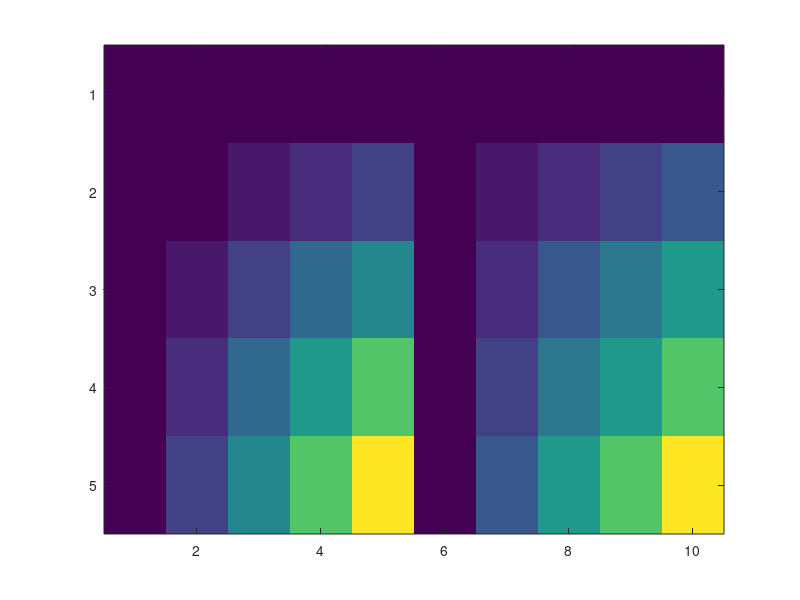

MATLAB code to generate this figure: (Note: this script raises an error after producing the figure.)
%% Graylevels
f = @(x, y) x'*(1-y);
x = linspace(0, 1, 5)
y = 1:-1/4:0;

M = f(x, y);

imgf = floor(M*15)
imgr = round(M*15)

imagesc([uint8(imgf) uint8(imgr)])

%% Orthonormal base
e1 = [1 0 0 0]
e2 = [0 1 0 0]
e3 = [0 0 1 0]
e4 = [0 0 0 1]

% e1
norm(e1, 2) % 1, making sure we're using the L2 norm
dot(e1, e2) % 0
dot(e1, e3) % 0
dot(e1, e4) % 0

% e2
norm(e2, 2) % 1
dot(e2, e3) % 0
dot(e2, e4) % 0

% e3
norm(e3, 2) % 1
dot(e3, e4) % 0

%% Scalar and norm
u = [2 -3; 5 -1]
v = (1/2)*[1 1; -1 -1]
w = (1/2)*[1 -1; 1 -1]

% norms
unorm = norm(u, 'fro') % 6.2450
vnorm = norm(v, 'fro') % 1
wnorm = norm(w, 'fro') % 1

uv = sum(sum(u .* v)) % -2.5000
uw = sum(sum(u .* w)) %  5.5000
vw = sum(sum(v .* w)) %  0

%% Projection
uv * v + uw * w

%% Compression
s1 = (1/3)*[0 1 0; 1 1 1; 1 0 1; 1 1 1]
s2 = (1/3)*[1 1 1; 1 0 1; -1 -1 -1; 0 -1 0]
s3 = (1/2)*[1 0 -1; 1 0 -1; 0 0 0; 0 0 0]
s4 = (1/2)*[0 0 0; 0 0 0; 1 0 -1; 1 0 -1]

norm(s1, 'fro') % 1
norm(s2, 'fro') % 1
norm(s3, 'fro') % 1
norm(s4, 'fro') % 1

s12 = sum(sum(s1 .* s2)) % 0
s13 = sum(sum(s1 .* s3)) % 0
s14 = sum(sum(s1 .* s4)) % 0

s23 = sum(sum(s2 .* s3)) % 0
s24 = sum(sum(s2 .* s4)) % 0

s34 = sum(sum(s3 .* s4)) % 0

%% Projection
img = [-2 6 3; 13 7 5; 7 1 8; -3 4 4]

fs1 = sum(sum(s1 .* img)) % 17
fs2 = sum(sum(s2 .* img)) % 1.6667
fs3 = sum(sum(s3 .* img)) % 1.5000
fs4 = sum(sum(s4 .* img)) % -4

fa = fs1*s1 + fs2*s2 + fs3*s3 + fs4*s4

norm(img-fa, 'fro')
norm(img, 'fro')
%% Projtest
img = stacks{1}(:,:,1);
basis = bases{1};
[up, r] = face_projection(img, basis);
subplot(2,1,1)
imshow(uint8(img),'InitialMagnification','fit')
title('Original image')
subplot(2,1,2)
imshow(uint8(up),'InitialMagnification','fit')
title('Projected image')

%% Face projections
stack = stacks{2};
basis = bases{3};
rs = [];
for i = 1:size(stack, 3)
    img = stack(:,:,i);
    [up, r] = face_projection(img, basis);
    rs(i) = r;
end
mean(rs)

%% Sample images
img = stacks{2}(:,:,randi([1, 400], 1));
imshow(uint8(img),'InitialMagnification','fit')

%% Sample bases
img = bases{1}(:,:,2);
colormap('gray')
imagesc(img)
for a = 1:3
    for b = 1:4
        basis = bases{a}(:,:,b);
        colormap('gray')
        imagesc(basis)
        set(gca,'XColor', 'none','YColor','none')
        saveas(gcf, ['base' num2str(a) '_e' num2str(b)], 'png')
        close
    end
end
